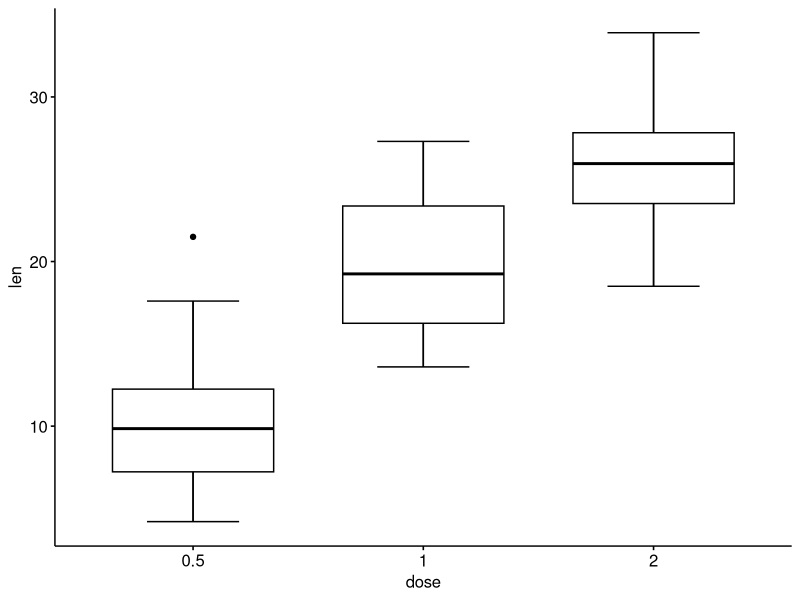

This figure's R source:
# Load data, library
library(ggpubr)
library(datasets)
data("ToothGrowth")

# make a boxplot of len vs dose
ggboxplot(ToothGrowth,
         x = "dose",
         y = "len",
         bxp.errorbar = TRUE)